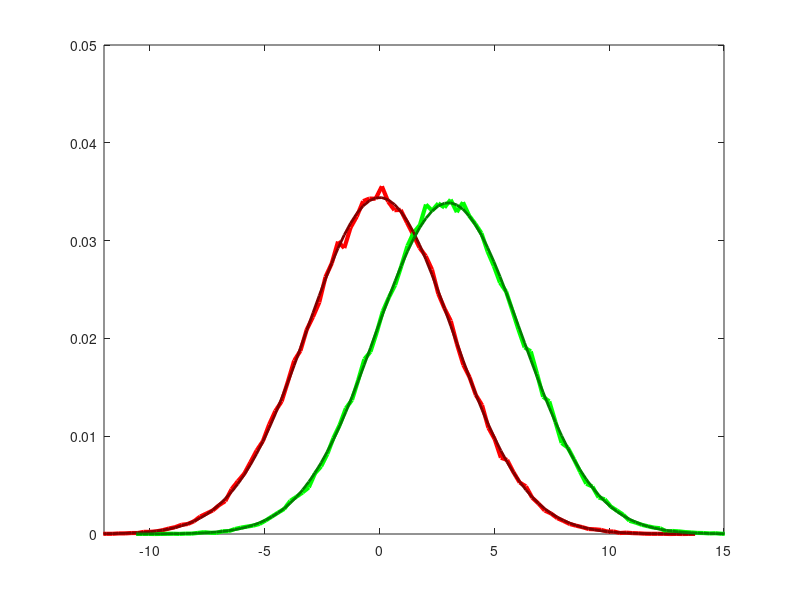

This chart was generated by the following MATLAB code:
function testsumdist

% testsumdist tests a formulation for the distributions underlying the
% sum-rule model for search tasks.
%
% Plotting works only for unlimited-capacity versions of the rule
% (i.e., k >= setsize), but predicted HR and FA should be correct.
%
% $LastChangedDate$

% adjustable settings
dprime = 3.0;
criterion = 2.5;
setsize = 10;
ntrials = 100000;
k = 100;

% plot settings
ylim = [0, .6];

% initialization
rand('twister', 100 * sum(clock));
randn('state', 100 * sum(clock));

% run Monte Carlo simulation
target = [zeros(ntrials, 1); ones(ntrials, 1)];
values = normrnd(0, 1, [ntrials * 2, setsize]);
values(target == 1, 1) = normrnd(dprime, 1, [sum(target == 1), 1]);
% shuffle values
[dummy, sorter] = sort(rand(size(values)), 2);
for i = 1:size(values, 1)
   values(i, :) = values(i, sorter(i, :));
end
% sum first k stimuli (or the first n if k >= n [n = setsize])
k = min([k, setsize]);
sumval = sum(values(:, 1:k), 2);
response = sumval > criterion;
fa = sum(response(target == 0)) / ntrials;
hr = sum(response(target == 1)) / ntrials;

[yn, xn] = hist(sumval(target == 0), 100);
[yt, xt] = hist(sumval(target == 1), 100);
yn = yn / sum(yn);
yt = yt / sum(yt);
plot(xn, yn, 'color', [1 0 0], 'linewidth', 3); hold on;
plot(xt, yt, 'color', [0 1 0], 'linewidth', 3);

yn = normpdf(xn, 0, sqrt(k));
yt = normpdf(xt, dprime, sqrt(k));
yn = yn / sum(yn);
yt = yt / sum(yt);
plot(xn, yn, 'color', [.5 0 0], 'linewidth', 2);
plot(xt, yt, 'color', [0 .5 0], 'linewidth', 2);
axis([-12 15 0 .05]);
hold off;

n = setsize;
c = criterion;
k = min([k, n]);
predFA = 1 - normcdf(c, 0, sqrt(k));
predHR = k / n * (1 - normcdf(c, dprime, sqrt(k))) + (n - k) / n * (1 - normcdf(c, 0, sqrt(k)));

disp([predHR, hr]);
disp([predFA, fa]);

% [d, c] = maxdprime(hr, fa, setsize, k),
